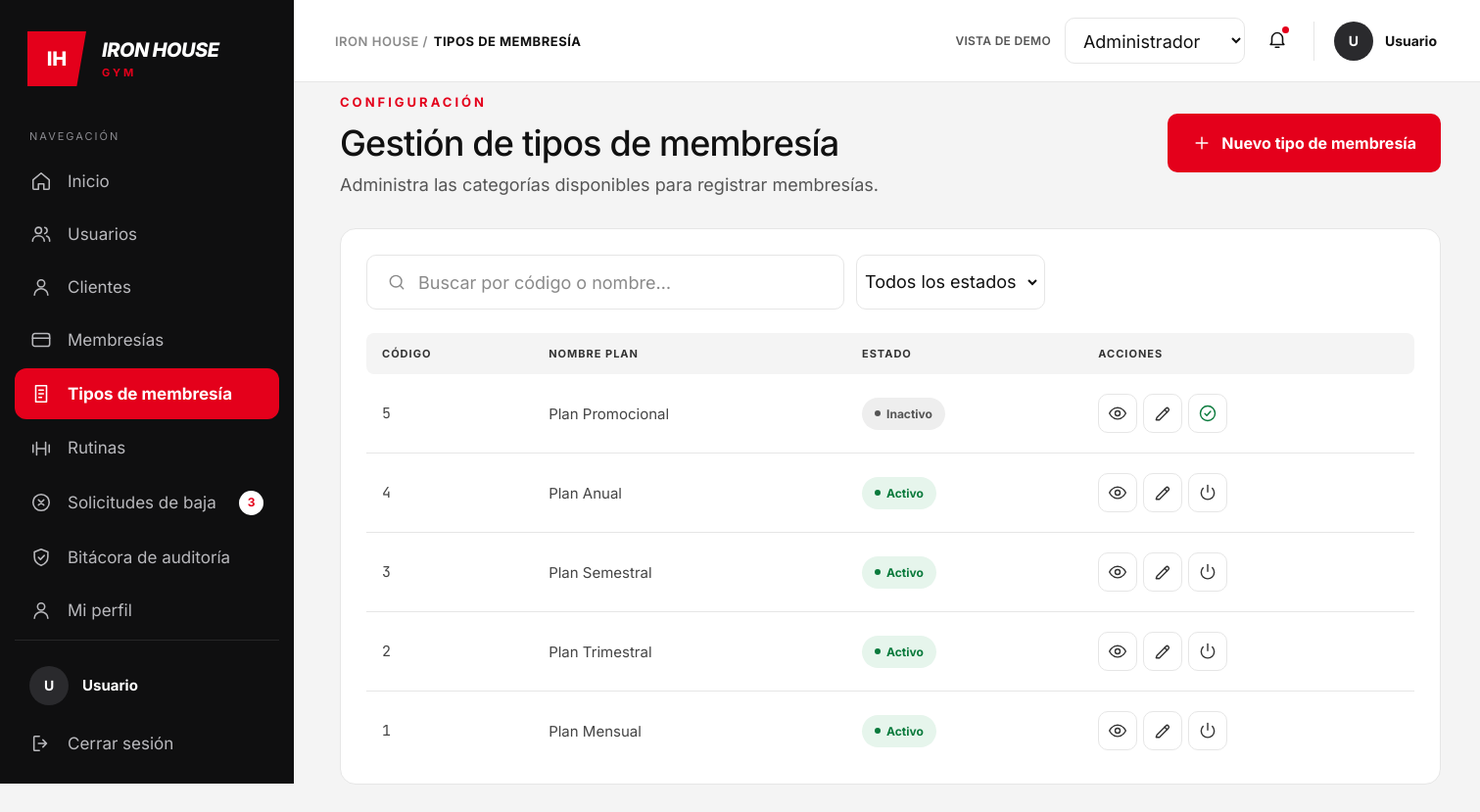
The page /admin/tipos.php on the database its author committed.
### tables this page shows
CREATE TABLE `membresias` (
  `id_membresia` int(11) NOT NULL,
  `nombre_plan` varchar(50) NOT NULL,
  `descripcion` text DEFAULT NULL,
  `duracion_dias` int(11) NOT NULL,
  `precio` decimal(10,2) NOT NULL,
  `estado` enum('Activo','Inactivo') NOT NULL DEFAULT 'Activo'
);

### admin/tipos.php (the view, shortened to what this page needs)
<?php
require_once __DIR__ . '/helpers.php';
require_once __DIR__ . '/conexion.php';
$usuario = [
    'nombre' => $_SESSION['nombre_completo'] ?? 'Usuario',
    'rol'    => $_SESSION['rol'] ?? ''
];
$paginaActual = 'tiposd';
$solicitudesBaja = 3;
$menu = [
    'inicio'      => ['Inicio', 'home', 'administrador_panel.php'],
    'usuarios'    => ['Usuarios', 'users', 'usuarios.php'],
    'clientes'    => ['Clientes', 'user', 'clientes.php'],
    'membresias'  => ['Membresías', 'card', 'membresias.php'],
    'tiposd'       => ['Tipos de membresía', 'doc', 'tipos.php'],
    'rutinas'     => ['Rutinas', 'dumbbell', 'rutinas.php'],
    'solicitudes' => ['Solicitudes de baja', 'x-circle', 'solicitudes.php'],
    'bitacora'    => ['Bitácora de auditoría', 'shield', 'bitacora.php'],
    'perfil'      => ['Mi perfil', 'user', 'perfil.php'],
];
$q = trim((string)($_GET['q'] ?? ''));
$tiposd = [];
$errorDb = '';
try {
    $sql = "SELECT id_membresia, nombre_plan, descripcion,
                   precio, estado
            FROM membresias
            WHERE 1=1";
    $sql .= " ORDER BY id_membresia DESC";
    $stmt = mysqli_prepare($cnx, $sql);
    mysqli_stmt_execute($stmt);
    $resultado = mysqli_stmt_get_result($stmt);
    while ($fila = mysqli_fetch_assoc($resultado)) {
        $tiposd[] = $fila;
    }
} catch (Throwable $e) {
    error_log($e->getMessage());
    $errorDb = 'No se pudieron cargar los tipos de membresias.';
}
?>
<!DOCTYPE html>
<html lang="es">
<head>
  <link rel="stylesheet" href="css/style.css">
  <link rel="stylesheet" href="css/usuarios.css">
  <link rel="stylesheet" href="css/modal.css">
</head>
<body>
<div class="layout">
  <aside class="sidebar">
    <div class="brand">
      <div class="brand-mark">IH</div>
      <div class="brand-text">
        <span class="brand-name">IRON HOUSE</span>
        <span class="brand-sub">GYM</span>
      </div>
    </div>
    <p class="nav-title">Navegación</p>
    <nav class="nav">
      <?php foreach ($menu as $clave => [$texto, $ico, $url]): ?>
        <a href="<?= e($url) ?>" class="nav-item <?= $clave === $paginaActual ? 'is-active' : '' ?>">
          <?= icono($ico, 22) ?>
          <span><?= e($texto) ?></span>
          <?php if ($clave === 'solicitudes' && $solicitudesBaja > 0): ?>
            <span class="badge-count"><?= $solicitudesBaja ?></span>
          <?php endif; ?>
        </a>
      <?php endforeach; ?>
    </nav>
    <div class="sidebar-footer">
      <div class="sidebar-user">
        <span class="avatar avatar-dark"><?= e(iniciales($usuario['nombre'])) ?></span>
        <div>
          <strong><?= e($usuario['nombre']) ?></strong>
        </div>
      </div>
      <a href="logout.php" class="nav-item" data-abrir-modal="modal-cerrar-sesion">
        <?= icono('logout', 22) ?><span>Cerrar sesión</span>
      </a>
    </div>
  </aside>
  <div class="main">
    <header class="topbar">
      <div class="breadcrumb"><span>IRON HOUSE /</span> <b>TIPOS DE MEMBRESÍA</b></div>
      <div class="topbar-right">
        <span class="demo-label">VISTA DE DEMO</span>
        <select class="role-select" aria-label="Rol de la vista de demo" onchange="redirigir(this)">
          <option value="administrador_panel.php" selected>Administrador</option>
        </select>
        <button class="bell" aria-label="Notificaciones">
          <?= icono('bell', 22) ?><i class="bell-dot"></i>
        </button>
        <div class="user-chip">
          <span class="avatar avatar-dark"><?= e(iniciales($usuario['nombre'])) ?></span>
          <div>
            <strong><?= e($usuario['nombre']) ?></strong>
          </div>
        </div>
      </div>
    </header>
    <main class="content">
      <div class="page-head">
        <div>
          <p class="eyebrow">CONFIGURACIÓN</p>
          <h1>Gestión de tipos de membresía</h1>
          <p class="lead lead-tight">Administra las categorías disponibles para registrar membresías.</p>
        </div>
        <button type="button" class="btn btn-red btn-icon" data-abrir-modal="modal-nuevo-tipo">
          <?= icono('plus', 20) ?>Nuevo tipo de membresía
        </button>
      </div>
      <section class="panel panel-table">
        <form method="get" class="toolbar">
          <label class="input input-search">
            <?= icono('search', 20) ?>
            <input type="search" name="q" value="<?= e($q) ?>" placeholder="Buscar por código o nombre…">
          </label>
          <label class="input input-select">
            <select name="estado" onchange="this.form.submit()" aria-label="Filtrar por estado">
              <option value="">Todos los estados</option>
            </select>
          </label>
        </form>
        <div class="table-wrap">
          <table class="table">
            <thead>
              <tr>
                <th>Código</th>
                <th>Nombre Plan</th>
                <th>Estado</th>
                <th>Acciones</th>
              </tr>
            </thead>
            <tbody>
            <?php if ($errorDb !== ''): ?>
              <tr>
                <td colspan="4"><?= e($errorDb) ?></td>
              </tr>
            <?php else: ?>
              <?php foreach ($tiposd as $u): ?>
                <?php
                $id = (int)$u['id_membresia'];
                $activo = $u['estado'] === 'Activo';
                ?>
                <tr>
                  <td class="mono">
                    <?= $id ?>
                  </td>
                  <td class="muted-strong">
                    <?= e($u['nombre_plan']) ?>
                  </td>
                  <td>
                    <span class="pill <?= $activo ? 'pill-ok' : 'pill-off' ?>">
                      <i></i>
                      <?= $activo ? 'Activo' : 'Inactivo' ?>
                    </span>
                  </td>
                  <td class="text-center">
                    <div class="row-actions">
                      <a href="tipo-ver.php?id=<?= $id ?>"
                        class="icon-btn"
                        title="Ver detalle">
                        <?= icono('eye', 20) ?>
                      </a>
                      <a href="tipo-editar.php?id=<?= $id ?>"
                        class="icon-btn"
                        title="Editar plan">
                        <?= icono('edit', 20) ?>
                      </a>
                      <form method="post" action="usuario-accion.php">
                        <?php if ($activo): ?>
                            <button type="submit"
                                    name="accion"
                                    value="desactivar"
                                    class="icon-btn icon-btn-danger"
                                    onclick="return confirm('¿Desactivar este plan?')"
                                    title="Desactivar">
                                <?= icono('power', 20) ?>
                            </button>
                        <?php else: ?>
                            <button type="submit"
                                    name="accion"
                                    value="activar"
                                    class="icon-btn icon-btn-ok"
                                    title="Activar">
                                <?= icono('check-circle', 20) ?>
                            </button>
                        <?php endif; ?>
                      </form>
                    </div>
                  </td>
                </tr>
              <?php endforeach; ?>
            <?php endif; ?>
            </tbody>
          </table>
        </div>
      </section>
    </main>
  </div>
</div>
</body>
</html>

### admin/helpers.php
<?php
function e(string $v): string
{
    return htmlspecialchars($v, ENT_QUOTES, 'UTF-8');
}
function iniciales(string $nombre): string
{
    $partes = preg_split('/\s+/', trim($nombre));
    $ini = '';
    foreach (array_slice($partes, 0, 2) as $p) {
        $ini .= mb_strtoupper(mb_substr($p, 0, 1));
    }
    return $ini;
}
function icono(string $nombre, int $size = 20): string
{
    static $paths = [
        'home'     => '<path d="M3 10.5 12 3l9 7.5V20a1 1 0 0 1-1 1h-5v-6H9v6H4a1 1 0 0 1-1-1z"/>',
        'users'    => '<circle cx="9" cy="8" r="3.5"/><path d="M2.5 20c0-3.6 2.9-6 6.5-6s6.5 2.4 6.5 6"/><path d="M16 4.6a3.5 3.5 0 0 1 0 6.8"/><path d="M18 14.3c2.2.7 3.5 2.6 3.5 5.7"/>',
        'user'     => '<circle cx="12" cy="8" r="4"/><path d="M4.5 21c0-4.2 3.4-7 7.5-7s7.5 2.8 7.5 7"/>',
        'card'     => '<rect x="2.5" y="5" width="19" height="14" rx="2.5"/><path d="M2.5 10h19"/>',
        'doc'      => '<path d="M6 3h12v18H6z"/><path d="M9.5 8h5M9.5 12h5M9.5 16h3"/>',
        'dumbbell' => '<path d="M3 8v8M7 5v14M17 5v14M21 8v8M7 12h10"/>',
        'x-circle' => '<circle cx="12" cy="12" r="9"/><path d="m9 9 6 6M15 9l-6 6"/>',
        'shield'   => '<path d="M12 3 4.5 6v5.5c0 4.5 3 8 7.5 9.5 4.5-1.5 7.5-5 7.5-9.5V6z"/><path d="m9 12 2.3 2.3L15.5 10"/>',
        'logout'   => '<path d="M10 4H5a1 1 0 0 0-1 1v14a1 1 0 0 0 1 1h5"/><path d="M14 8l4 4-4 4M18 12H9"/>',
        'bell'     => '<path d="M6 16V11a6 6 0 1 1 12 0v5l1.5 2h-15z"/><path d="M10 21h4"/>',
        'edit'     => '<path d="M4 20h4L19 9a2.1 2.1 0 0 0-3-3L5 17z"/><path d="m14.5 7.5 3 3"/>',
        'power'    => '<path d="M12 3v8"/><path d="M6.3 6.6a8 8 0 1 0 11.4 0"/>',
        'check-circle' => '<circle cx="12" cy="12" r="9"/><path d="m8.5 12.3 2.4 2.4 4.6-5"/>',
        'key'      => '<circle cx="8" cy="15" r="4"/><path d="m11 12 8.5-8.5M16 7l3 3M14 9l2 2"/>',
        'lock'     => '<rect x="5" y="11" width="14" height="10" rx="2.5"/><path d="M8 11V8a4 4 0 0 1 8 0v3"/>',
        'eye-off'  => '<path d="M3 3l18 18"/><path d="M10.6 5.2A9.7 9.7 0 0 1 12 5c6.4 0 10 7 10 7a17 17 0 0 1-3.2 3.9M6.6 6.6A17 17 0 0 0 2 12s3.6 7 10 7a9.6 9.6 0 0 0 4-.9"/><path d="M9.9 9.9a3 3 0 0 0 4.2 4.2"/>',
        'check'    => '<path d="m5 12.5 4.5 4.5L19 7.5"/>',
        'plus'     => '<path d="M12 5v14M5 12h14"/>',
        'eye'      => '<path d="M2 12s3.6-7 10-7 10 7 10 7-3.6 7-10 7S2 12 2 12z"/><circle cx="12" cy="12" r="3"/>',
        'search'   => '<circle cx="11" cy="11" r="7"/><path d="m20 20-3.5-3.5"/>',
        'trend'    => '<path d="m3 17 6-6 4 4 8-8"/><path d="M15 7h6v6"/>',
        'chevron'  => '<path d="m9 6 6 6-6 6"/>',
        'chevron-down' => '<path d="m6 9 6 6 6-6"/>',
    ];
    $p = $paths[$nombre] ?? '';
    return '<svg class="ico" width="' . $size . '" height="' . $size . '" viewBox="0 0 24 24" fill="none" '
         . 'stroke="currentColor" stroke-width="1.7" stroke-linecap="round" stroke-linejoin="round" aria-hidden="true">'
         . $p . '</svg>';
}

### admin/css/usuarios.css (style rules this page uses)
.btn-icon { gap: 10px; padding: 19px 24px; font-size: 16px; }
.panel-table { padding: 26px 26px 14px; }
.toolbar { display: flex; gap: 12px; margin-bottom: 24px; flex-wrap: wrap; }
.toolbar .input { height: 56px; }
.input-search { width: 488px; max-width: 100%; }
.input-select { padding: 0 12px; }
.input-select select { font-size: 18px; padding-right: 8px; }
.table-wrap { overflow-x: auto; }
.table { width: 100%; border-collapse: collapse; min-width: 1060px; }
.table thead th { background: #f4f4f4; text-align: left; font-size: 11px; font-weight: 700; letter-spacing: 1px; text-transform: uppercase; color: #333; padding: 14px 16px; }
.table thead th:first-child { border-radius: 8px 0 0 8px; }
.table thead th:last-child { border-radius: 0 8px 8px 0; }
.table tbody td { padding: 20px 16px; border-bottom: 1px solid var(--line); vertical-align: middle; font-size: 15px; }
.table tbody tr:last-child td { border-bottom: 0; }
.mono { font-family: "JetBrains Mono", ui-monospace, Menlo, Consolas, monospace; font-size: 13px; color: #444; white-space: nowrap; }
.muted-strong { color: #444; }
.pill { padding: 9px 13px; font-size: 12px; }
.pill-off { background: #eeeeee; color: #555; }
.row-actions { display: flex; align-items: center; gap: 6px; white-space: nowrap; }
.row-actions form { display: flex; gap: 6px; }
.icon-btn { position: relative; width: 40px; height: 40px; display: inline-grid; place-items: center; border: 1px solid var(--line); border-radius: 10px; background: #fff; color: #333; cursor: pointer; font: inherit; padding: 0; transition: background .15s, color .15s, border-color .15s; }
.icon-btn-ok { color: var(--green); }

### rows shown on the page
membresias: id_membresia "5", nombre_plan "Plan Promocional", estado "Inactivo", $size 20 (drawn)
membresias: id_membresia "4", nombre_plan "Plan Anual", estado "Activo", $size 20 (drawn)
membresias: id_membresia "3", nombre_plan "Plan Semestral", estado "Activo", $size 20 (drawn)
membresias: id_membresia "2", nombre_plan "Plan Trimestral", estado "Activo", $size 20 (drawn)
membresias: id_membresia "1", nombre_plan "Plan Mensual", estado "Activo", $size 20 (drawn)

### other values the page prints
$texto "Inicio"
$texto "Usuarios"
$texto "Clientes"
$texto "Membresías"
$texto "Tipos de membresía"
$texto "Rutinas"
$texto "Solicitudes de baja"
$texto "Bitácora de auditoría"
$texto "Mi perfil"
iniciales($usuario['nombre']) "U"
$usuario['nombre'] "Usuario"
